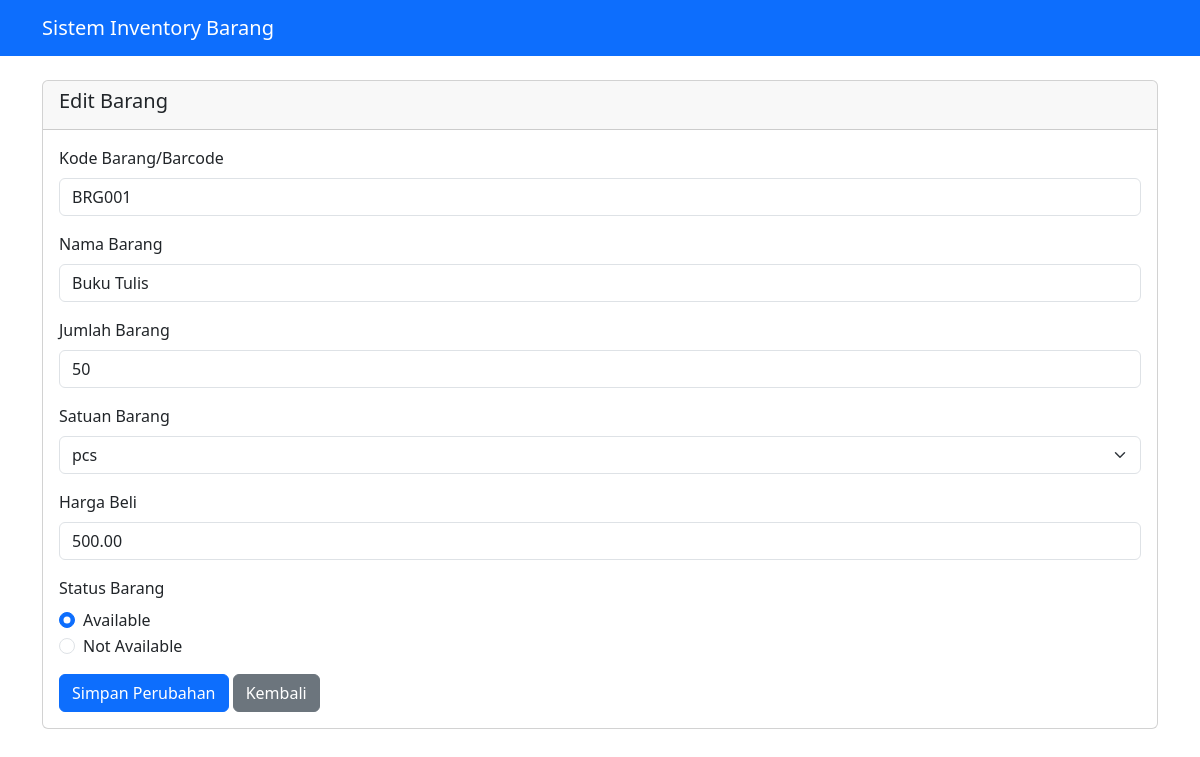
/edit_barang.php?id=2, run on the app's committed database.
### tables this page shows
CREATE TABLE `tb_inventory` (
  `id_barang` int(10) NOT NULL,
  `kode_barang` varchar(20) NOT NULL,
  `nama_barang` varchar(50) NOT NULL,
  `jumlah_barang` int(10) NOT NULL,
  `satuan_barang` varchar(20) NOT NULL,
  `harga_beli` decimal(20,2) NOT NULL,
  `status_barang` tinyint(1) NOT NULL
);

### edit_barang.php (the view, shortened to what this page needs)
<?php
include 'config.php';
$id = $_GET['id'];
$sql = "SELECT * FROM tb_inventory WHERE id_barang = $id";
$result = $conn->query($sql);
$row = $result->fetch_assoc();
?>
<!DOCTYPE html>
<html lang="en">
<head>
    <link href="https://cdn.jsdelivr.net/npm/bootstrap@5.3.0/dist/css/bootstrap.min.css" rel="stylesheet">
</head>
<body>
    <nav class="navbar navbar-expand-lg navbar-dark bg-primary">
        <div class="container">
            <a class="navbar-brand" href="#">Sistem Inventory Barang</a>
        </div>
    </nav>
    <div class="container mt-4">
        <div class="card">
            <div class="card-header">
                <h5>Edit Barang</h5>
            </div>
            <div class="card-body">
                <form action="proses_edit_barang.php" method="POST">
                    <div class="mb-3">
                        <label for="kode_barang" class="form-label">Kode Barang/Barcode</label>
                        <input type="text" class="form-control" id="kode_barang" name="kode_barang" value="<?php echo $row['kode_barang']; ?>" required>
                    </div>
                    <div class="mb-3">
                        <label for="nama_barang" class="form-label">Nama Barang</label>
                        <input type="text" class="form-control" id="nama_barang" name="nama_barang" value="<?php echo $row['nama_barang']; ?>" required>
                    </div>
                    <div class="mb-3">
                        <label for="jumlah_barang" class="form-label">Jumlah Barang</label>
                        <input type="number" class="form-control" id="jumlah_barang" name="jumlah_barang" min="0" value="<?php echo $row['jumlah_barang']; ?>" required>
                    </div>
                    <div class="mb-3">
                        <label for="satuan_barang" class="form-label">Satuan Barang</label>
                        <select class="form-select" id="satuan_barang" name="satuan_barang" required>
                            <option value="pcs" <?php echo ($row['satuan_barang'] == 'pcs') ? 'selected' : ''; ?>>pcs</option>
                        </select>
                    </div>
                    <div class="mb-3">
                        <label for="harga_beli" class="form-label">Harga Beli</label>
                        <input type="number" step="0.01" class="form-control" id="harga_beli" name="harga_beli" min="0" value="<?php echo $row['harga_beli']; ?>" required>
                    </div>
                    <div class="mb-3">
                        <label class="form-label">Status Barang</label>
                        <div class="form-check">
                            <input class="form-check-input" type="radio" name="status_barang" id="status_available" value="1" <?php echo ($row['status_barang'] == 1) ? 'checked' : ''; ?>>
                            <label class="form-check-label" for="status_available">Available</label>
                        </div>
                        <div class="form-check">
                            <input class="form-check-input" type="radio" name="status_barang" id="status_not_available" value="0" <?php echo ($row['status_barang'] == 0) ? 'checked' : ''; ?>>
                            <label class="form-check-label" for="status_not_available">Not Available</label>
                        </div>
                    </div>
                    <button type="submit" class="btn btn-primary">Simpan Perubahan</button>
                    <a href="index.php" class="btn btn-secondary">Kembali</a>
                </form>
            </div>
        </div>
    </div>
</body>
</html>

### data on the page
tb_inventory: kode_barang "BRG001", nama_barang "Buku Tulis", jumlah_barang "50", satuan_barang "pcs", harga_beli "500.00", status_barang "☑ Available", status_barang "☐ Not Available"
